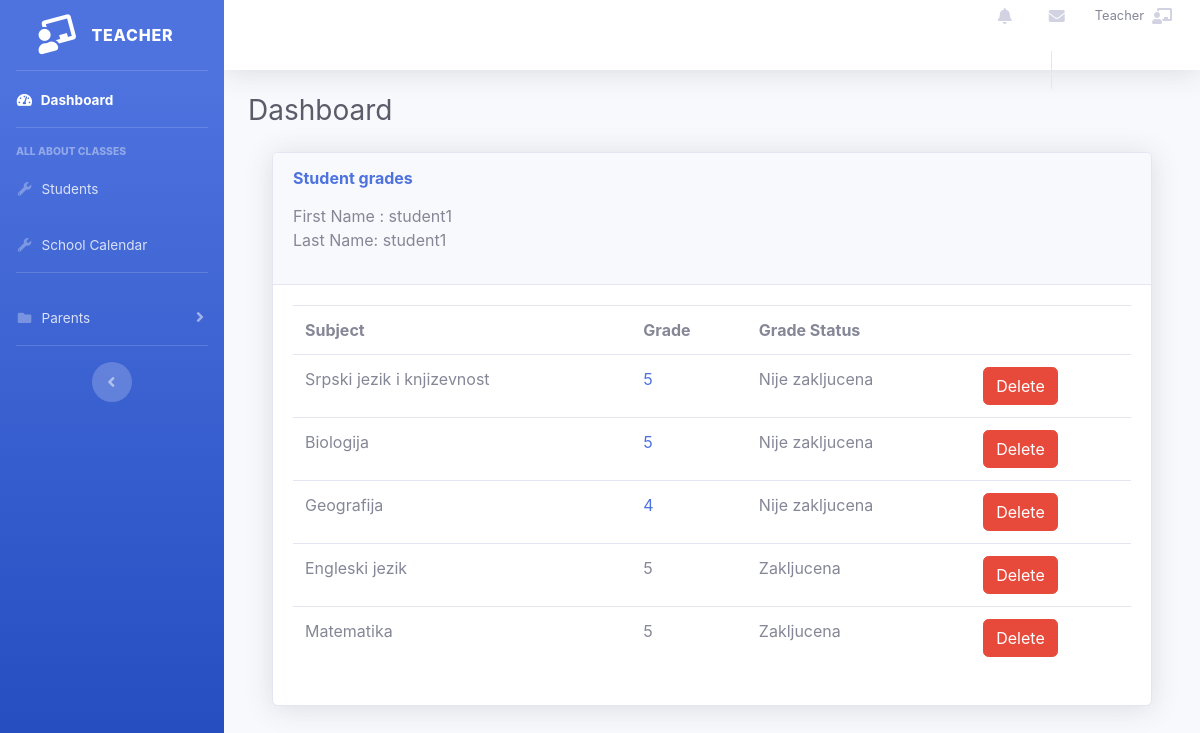
Before: /users/showg/27 (signed in) with the older database file.
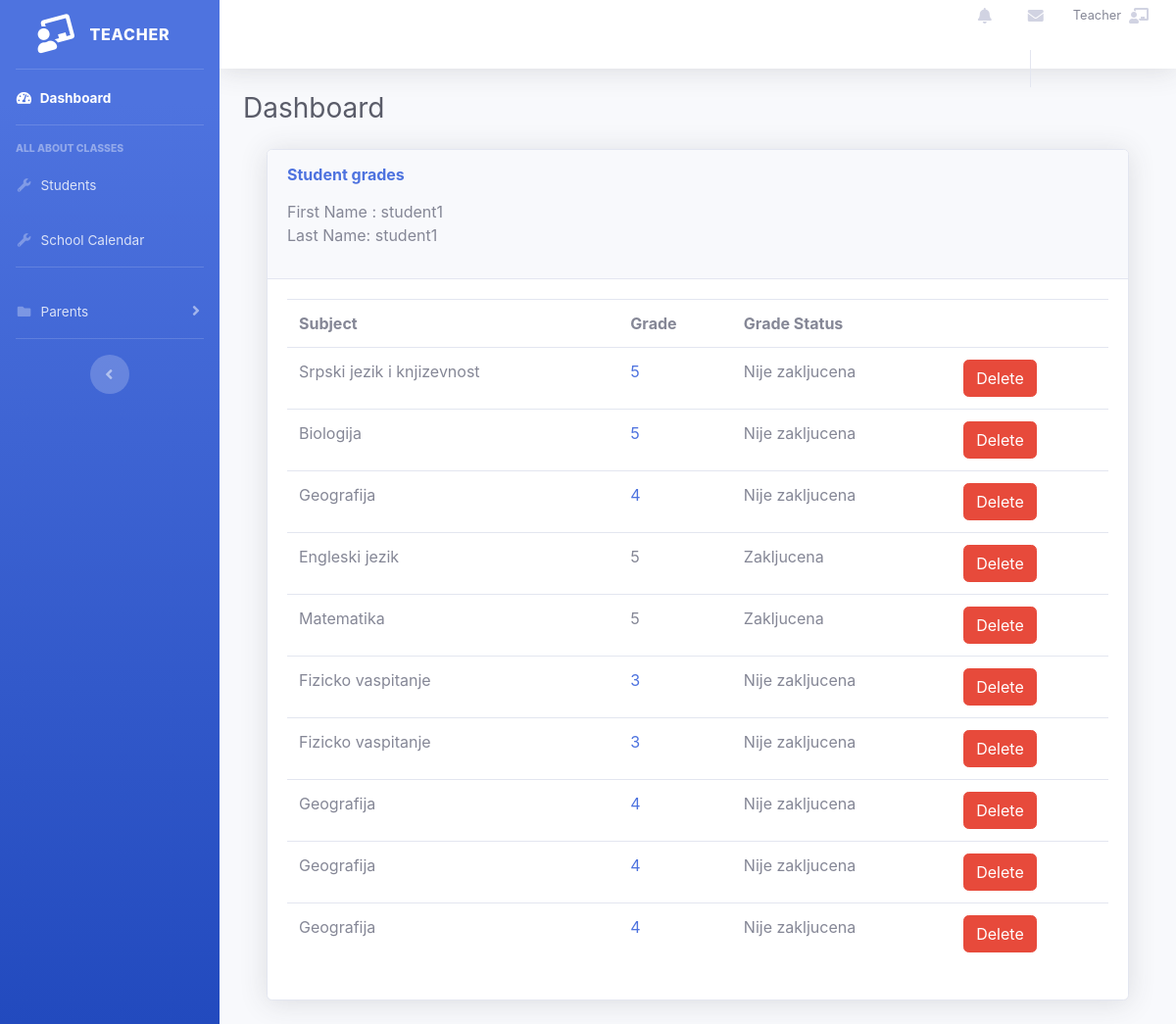
After: the same page with the newer database file.
### tables this page shows
CREATE TABLE IF NOT EXISTS `students_subjects` (
  `id_student_subject` int(11) NOT NULL AUTO_INCREMENT,
  `grades` int(11) NOT NULL,
  `grade_status` tinyint(1) NOT NULL,
  `school_class_id` int(11) NOT NULL,
  `id_student` int(11) NOT NULL,
  `id_subject` int(11) NOT NULL,
  `grade_for_id` int(11) NOT NULL,
  PRIMARY KEY (`id_student_subject`),
  KEY `fk_students_subjects_students1_idx` (`id_student`),
  KEY `fk_students_subjects_subjects1_idx` (`id_subject`)
);

CREATE TABLE IF NOT EXISTS `subjects` (
  `id_subject` int(11) NOT NULL AUTO_INCREMENT,
  `name` varchar(45) NOT NULL,
  PRIMARY KEY (`id_subject`)
);

### app/libraries/Core.php (called while the page is built, shortened)
<?php
  class Core {
    protected $currentMethod = 'index';
    public function __construct(){
      $url = $this->getUrl();
      if(file_exists('../app/controllers/' . ucwords($url[0]). '.php')){
        unset($url[0]);
      }
      $this->currentController = new $this->currentController;
      if(isset($url[1])){
        if(method_exists($this->currentController, $url[1])){
          $this->currentMethod = $url[1];
          unset($url[1]);
        }
      }
      $this->params = $url ? array_values($url) : [];
      call_user_func_array([$this->currentController, $this->currentMethod], $this->params);
    }
    public function getUrl(){
      if(isset($_GET['url'])){
        $url = rtrim($_GET['url'], '/');
        $url = filter_var($url, FILTER_SANITIZE_URL);
        $url = explode('/', $url);
        return $url;
      }
    }
  }

### public/index.php (called while the page is built, shortened)
<?php
$init = new Core;

### app/libraries/Database.php (called while the page is built, shortened)
<?php
class Database
{
  private $host = DB_HOST;
  private $user = DB_USER;
  private $pass = DB_PASS;
  private $dbname = DB_NAME;
  private $dbh;
  private $stmt;
  public function __construct()
  {
    $dsn = 'mysql:host=' . $this->host . ';dbname=' . $this->dbname;
    $options = array(
      PDO::ATTR_PERSISTENT => true,
      PDO::ATTR_ERRMODE => PDO::ERRMODE_EXCEPTION
    );
    try {
      $this->dbh = new PDO($dsn, $this->user, $this->pass, $options);
    } catch (PDOException $e) {
      $this->error = $e->getMessage();
      echo $this->error;
    }
  }
  public function query($sql)
  {
    $this->stmt = $this->dbh->prepare($sql);
  }
  public function bind($param, $value, $type = null)
  {
    if (is_null($type)) {
      switch (true) {
        default:
          $type = PDO::PARAM_STR;
      }
    }
    $this->stmt->bindValue($param, $value, $type);
  }
  public function execute()
  {
    return $this->stmt->execute();
  }
  public function resultSet($fetch = PDO::FETCH_OBJ)
  {
    $this->execute();
    return $this->stmt->fetchAll($fetch);
  }
}

### app/models/Grade.php (called while the page is built, shortened)
<?php
class Grade
{
    private $db;
    public function __construct()
    {
        $this->db = new Database();
    }
    public function showgrade($id)
    {
        $this->db->query('SELECT students_subjects.id_student_subject, students_subjects.grades, subjects.name, students_subjects.id_student, students_subjects.grade_status
                          FROM students_subjects
                          JOIN subjects
                          ON subjects.id_subject = students_subjects.id_subject
                          WHERE students_subjects.id_student = :id_student');
        $this->db->bind(':id_student', $id);
        $row = $this->db->resultSet();
        return $row;
    }
}

### app/views/teacher/grades/showg.php (the view, shortened to what the changed rows need)
<?php require APPROOT . '/views/inc/teacher/header.php'; ?>
<div id="page-wrapper">
    <div class="container-fluid">
        <div class="row">
            <div class="col-lg-12">
                <div class="card shadow mb-4">
                    <div class="card-body">
                        <table class="table">
                            <tr>
                                <th>Subject</th>
                                <th>Grade</th>
                                <th>Grade Status</th>
                                <th></th>
                            </tr>
                            <?php foreach ($data['student_grades'] as $grades) : ?>
                                <tr>
                                    <td> <?php echo $grades->name ?> </td>
                                    <td><?php echo ($grades->grade_status == 0) ? "<a href=" . URLROOT . "/users/editg/$grades->id_student_subject>$grades->grades</a>" : "$grades->grades" ?></td>
                                    <td> <?php echo ($grades->grade_status == 0) ? 'Nije zakljucena' : 'Zakljucena' ?></td>
                                    <td>
                                        <form action="<?php echo URLROOT . "/grades/delete/" . $grades->id_student_subject ?>" method="POST">
                                            <button class="btn btn-danger" type="submit" name="delete">Delete</button>
                                        </form>
                                    </td>
                                </tr>
                            <?php endforeach; ?>
                        </table>
                    </div>
                </div>
            </div>
        </div>
    </div>
</div>
<?php require APPROOT . '/views/inc/teacher/footer.php'; ?>

Changed rows visible on the page:
added students_subjects: id_subject.name "Fizicko vaspitanje", grades "3", grade_status "Nije zakljucena"
added students_subjects: id_subject.name "Fizicko vaspitanje", grades "3", grade_status "Nije zakljucena"
added students_subjects: id_subject.name "Geografija", grades "4", grade_status "Nije zakljucena"
added students_subjects: id_subject.name "Geografija", grades "4", grade_status "Nije zakljucena"
added students_subjects: id_subject.name "Geografija", grades "4", grade_status "Nije zakljucena"
